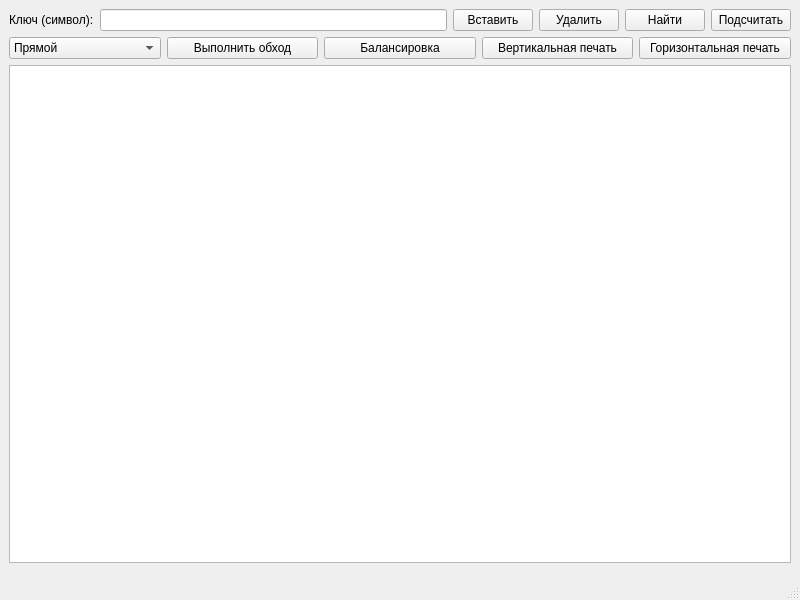
<?xml version="1.0" encoding="UTF-8"?>
<ui version="4.0">
 <class>MainWindow</class>
 <widget class="QMainWindow" name="MainWindow">
  <property name="geometry">
   <rect>
    <x>0</x>
    <y>0</y>
    <width>800</width>
    <height>600</height>
   </rect>
  </property>
  <property name="windowTitle">
   <string>Бинарное дерево поиска</string>
  </property>
  <widget class="QWidget" name="centralwidget">
   <layout class="QVBoxLayout" name="verticalLayout">
    <item>
     <layout class="QHBoxLayout" name="horizontalLayout">
      <item>
       <widget class="QLabel" name="label">
        <property name="text">
         <string>Ключ (символ):</string>
        </property>
       </widget>
      </item>
      <item>
       <widget class="QLineEdit" name="keyLineEdit">
        <property name="maxLength">
         <number>1</number>
        </property>
       </widget>
      </item>
      <item>
       <widget class="QPushButton" name="insertButton">
        <property name="text">
         <string>Вставить</string>
        </property>
       </widget>
      </item>
      <item>
       <widget class="QPushButton" name="deleteButton">
        <property name="text">
         <string>Удалить</string>
        </property>
       </widget>
      </item>
      <item>
       <widget class="QPushButton" name="findButton">
        <property name="text">
         <string>Найти</string>
        </property>
       </widget>
      </item>
      <item>
       <widget class="QPushButton" name="countButton">
        <property name="text">
         <string>Подсчитать</string>
        </property>
       </widget>
      </item>
     </layout>
    </item>
    <item>
     <layout class="QHBoxLayout" name="horizontalLayout_2">
      <item>
       <widget class="QComboBox" name="traverseComboBox">
        <item>
         <property name="text">
          <string>Прямой</string>
         </property>
        </item>
        <item>
         <property name="text">
          <string>Симметричный</string>
         </property>
        </item>
        <item>
         <property name="text">
          <string>Обратный</string>
         </property>
        </item>
       </widget>
      </item>
      <item>
       <widget class="QPushButton" name="traverseButton">
        <property name="text">
         <string>Выполнить обход</string>
        </property>
       </widget>
      </item>
      <item>
       <widget class="QPushButton" name="balanceButton">
        <property name="text">
         <string>Балансировка</string>
        </property>
       </widget>
      </item>
      <item>
       <widget class="QPushButton" name="verticalPrintButton">
        <property name="text">
         <string>Вертикальная печать</string>
        </property>
       </widget>
      </item>
      <item>
       <widget class="QPushButton" name="horizontalPrintButton">
        <property name="text">
         <string>Горизонтальная печать</string>
        </property>
       </widget>
      </item>
     </layout>
    </item>
    <item>
     <widget class="QTextEdit" name="textEdit">
      <property name="readOnly">
       <bool>true</bool>
      </property>
     </widget>
    </item>
    <item>
     <widget class="TreeWidget" name="treeWidget">
      <property name="minimumHeight">
       <number>300</number>
      </property>
     </widget>
    </item>
   </layout>
  </widget>
  <widget class="QMenuBar" name="menubar"/>
  <widget class="QStatusBar" name="statusbar"/>
 </widget>
 <customwidgets>
  <customwidget>
   <class>TreeWidget</class>
   <extends>QWidget</extends>
   <header>treewidget.h</header>
  </customwidget>
 </customwidgets>
 <resources/>
 <connections/>
</ui>
